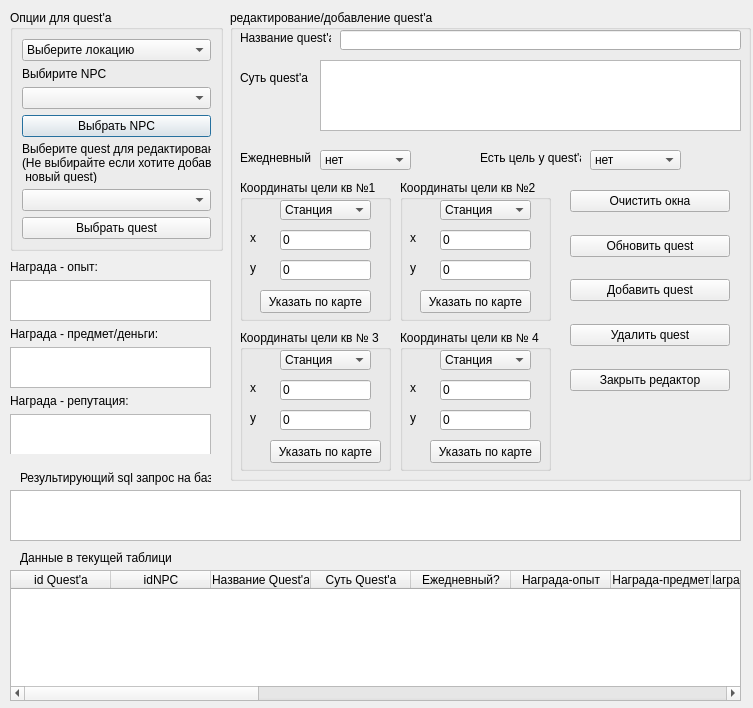
<?xml version="1.0" encoding="UTF-8"?>
<ui version="4.0">
 <class>EditDataBase</class>
 <widget class="QDialog" name="EditDataBase">
  <property name="geometry">
   <rect>
    <x>0</x>
    <y>0</y>
    <width>753</width>
    <height>708</height>
   </rect>
  </property>
  <property name="minimumSize">
   <size>
    <width>753</width>
    <height>708</height>
   </size>
  </property>
  <property name="maximumSize">
   <size>
    <width>753</width>
    <height>708</height>
   </size>
  </property>
  <property name="windowTitle">
   <string>Редактор quest'ов</string>
  </property>
  <property name="windowIcon">
   <iconset resource="infoco.qrc">
    <normaloff>:/img/sZOInfo.png</normaloff>:/img/sZOInfo.png</iconset>
  </property>
  <widget class="QGroupBox" name="groupBoxOptQuest">
   <property name="geometry">
    <rect>
     <x>10</x>
     <y>10</y>
     <width>213</width>
     <height>241</height>
    </rect>
   </property>
   <property name="title">
    <string>Опции для quest'a</string>
   </property>
   <layout class="QVBoxLayout" name="verticalLayout">
    <item>
     <widget class="QComboBox" name="comboBoxMap">
      <item>
       <property name="text">
        <string>Выберите локацию</string>
       </property>
      </item>
      <item>
       <property name="text">
        <string>Станция</string>
       </property>
      </item>
      <item>
       <property name="text">
        <string>Любеч</string>
       </property>
      </item>
      <item>
       <property name="text">
        <string>Любеч Лес</string>
       </property>
      </item>
      <item>
       <property name="text">
        <string>Визувий</string>
       </property>
      </item>
      <item>
       <property name="text">
        <string>Новая Земля</string>
       </property>
      </item>
      <item>
       <property name="text">
        <string>Тунгуска</string>
       </property>
      </item>
     </widget>
    </item>
    <item>
     <widget class="QLabel" name="label">
      <property name="text">
       <string>Выбирите NPC</string>
      </property>
     </widget>
    </item>
    <item>
     <widget class="QComboBox" name="comboBoxNpc"/>
    </item>
    <item>
     <widget class="QPushButton" name="ButtonNPC">
      <property name="text">
       <string>Выбрать NPC</string>
      </property>
     </widget>
    </item>
    <item>
     <widget class="QLabel" name="label_2">
      <property name="text">
       <string>Выберите quest для редактирования
(Не выбирайте если хотите добавить
 новый quest)</string>
      </property>
     </widget>
    </item>
    <item>
     <widget class="QComboBox" name="comboBoxQuest"/>
    </item>
    <item>
     <widget class="QPushButton" name="ButtonQuest">
      <property name="text">
       <string>Выбрать quest</string>
      </property>
     </widget>
    </item>
   </layout>
  </widget>
  <widget class="QGroupBox" name="groupBox">
   <property name="geometry">
    <rect>
     <x>230</x>
     <y>10</y>
     <width>521</width>
     <height>471</height>
    </rect>
   </property>
   <property name="title">
    <string>редактирование/добавление quest'a</string>
   </property>
   <widget class="QLineEdit" name="EditNameQuest">
    <property name="geometry">
     <rect>
      <x>110</x>
      <y>20</y>
      <width>401</width>
      <height>20</height>
     </rect>
    </property>
   </widget>
   <widget class="QLabel" name="label_3">
    <property name="geometry">
     <rect>
      <x>10</x>
      <y>20</y>
      <width>91</width>
      <height>16</height>
     </rect>
    </property>
    <property name="text">
     <string>Название quest'a</string>
    </property>
   </widget>
   <widget class="QTextEdit" name="textEditQuest">
    <property name="geometry">
     <rect>
      <x>90</x>
      <y>50</y>
      <width>421</width>
      <height>71</height>
     </rect>
    </property>
    <property name="frameShadow">
     <enum>QFrame::Plain</enum>
    </property>
    <property name="lineWidth">
     <number>1</number>
    </property>
    <property name="verticalScrollBarPolicy">
     <enum>Qt::ScrollBarAsNeeded</enum>
    </property>
    <property name="autoFormatting">
     <set>QTextEdit::AutoNone</set>
    </property>
    <property name="lineWrapMode">
     <enum>QTextEdit::NoWrap</enum>
    </property>
    <property name="readOnly">
     <bool>false</bool>
    </property>
    <property name="html">
     <string>&lt;!DOCTYPE HTML PUBLIC &quot;-//W3C//DTD HTML 4.0//EN&quot; &quot;http://www.w3.org/TR/REC-html40/strict.dtd&quot;&gt;
&lt;html&gt;&lt;head&gt;&lt;meta name=&quot;qrichtext&quot; content=&quot;1&quot; /&gt;&lt;style type=&quot;text/css&quot;&gt;
p, li { white-space: pre-wrap; }
&lt;/style&gt;&lt;/head&gt;&lt;body style=&quot; font-family:'MS Shell Dlg 2'; font-size:8.25pt; font-weight:400; font-style:normal;&quot;&gt;
&lt;p style=&quot;-qt-paragraph-type:empty; margin-top:0px; margin-bottom:0px; margin-left:0px; margin-right:0px; -qt-block-indent:0; text-indent:0px; font-size:8pt;&quot;&gt;&lt;br /&gt;&lt;/p&gt;&lt;/body&gt;&lt;/html&gt;</string>
    </property>
    <property name="acceptRichText">
     <bool>false</bool>
    </property>
    <property name="textInteractionFlags">
     <set>Qt::TextEditorInteraction</set>
    </property>
   </widget>
   <widget class="QLabel" name="label_4">
    <property name="geometry">
     <rect>
      <x>10</x>
      <y>60</y>
      <width>71</width>
      <height>16</height>
     </rect>
    </property>
    <property name="text">
     <string>Суть quest'a</string>
    </property>
   </widget>
   <widget class="QLabel" name="label_5">
    <property name="geometry">
     <rect>
      <x>10</x>
      <y>140</y>
      <width>71</width>
      <height>16</height>
     </rect>
    </property>
    <property name="text">
     <string>Ежедневный?</string>
    </property>
   </widget>
   <widget class="QGroupBox" name="groupBoxGeometr0">
    <property name="geometry">
     <rect>
      <x>10</x>
      <y>170</y>
      <width>151</width>
      <height>141</height>
     </rect>
    </property>
    <property name="title">
     <string>Координаты цели кв №1 </string>
    </property>
    <widget class="QComboBox" name="comboBoxMap0">
     <property name="geometry">
      <rect>
       <x>40</x>
       <y>20</y>
       <width>91</width>
       <height>20</height>
      </rect>
     </property>
     <item>
      <property name="text">
       <string>Станция</string>
      </property>
     </item>
     <item>
      <property name="text">
       <string>Любеч</string>
      </property>
     </item>
     <item>
      <property name="text">
       <string>Любеч Лес</string>
      </property>
     </item>
     <item>
      <property name="text">
       <string>Визувий</string>
      </property>
     </item>
     <item>
      <property name="text">
       <string>Новая Земля</string>
      </property>
     </item>
     <item>
      <property name="text">
       <string>Тунгуска</string>
      </property>
     </item>
    </widget>
    <widget class="QLineEdit" name="EditX0">
     <property name="geometry">
      <rect>
       <x>40</x>
       <y>50</y>
       <width>91</width>
       <height>20</height>
      </rect>
     </property>
     <property name="text">
      <string>0</string>
     </property>
    </widget>
    <widget class="QLineEdit" name="EditY0">
     <property name="geometry">
      <rect>
       <x>40</x>
       <y>80</y>
       <width>91</width>
       <height>20</height>
      </rect>
     </property>
     <property name="text">
      <string>0</string>
     </property>
    </widget>
    <widget class="QLabel" name="label_6">
     <property name="geometry">
      <rect>
       <x>10</x>
       <y>50</y>
       <width>16</width>
       <height>16</height>
      </rect>
     </property>
     <property name="text">
      <string>x</string>
     </property>
    </widget>
    <widget class="QLabel" name="label_7">
     <property name="geometry">
      <rect>
       <x>10</x>
       <y>80</y>
       <width>16</width>
       <height>16</height>
      </rect>
     </property>
     <property name="text">
      <string>y</string>
     </property>
    </widget>
    <widget class="QPushButton" name="ButtonGeometr0">
     <property name="geometry">
      <rect>
       <x>20</x>
       <y>110</y>
       <width>111</width>
       <height>23</height>
      </rect>
     </property>
     <property name="text">
      <string>Указать по карте</string>
     </property>
    </widget>
   </widget>
   <widget class="QGroupBox" name="groupBoxGeometr1">
    <property name="geometry">
     <rect>
      <x>170</x>
      <y>170</y>
      <width>151</width>
      <height>141</height>
     </rect>
    </property>
    <property name="title">
     <string>Координаты цели кв №2 </string>
    </property>
    <widget class="QComboBox" name="comboBoxMap1">
     <property name="geometry">
      <rect>
       <x>40</x>
       <y>20</y>
       <width>91</width>
       <height>20</height>
      </rect>
     </property>
     <item>
      <property name="text">
       <string>Станция</string>
      </property>
     </item>
     <item>
      <property name="text">
       <string>Любеч</string>
      </property>
     </item>
     <item>
      <property name="text">
       <string>Любеч Лес</string>
      </property>
     </item>
     <item>
      <property name="text">
       <string>Визувий</string>
      </property>
     </item>
     <item>
      <property name="text">
       <string>Новая Земля</string>
      </property>
     </item>
     <item>
      <property name="text">
       <string>Тунгуска</string>
      </property>
     </item>
    </widget>
    <widget class="QLineEdit" name="EditX1">
     <property name="geometry">
      <rect>
       <x>40</x>
       <y>50</y>
       <width>91</width>
       <height>20</height>
      </rect>
     </property>
     <property name="text">
      <string>0</string>
     </property>
    </widget>
    <widget class="QLineEdit" name="EditY1">
     <property name="geometry">
      <rect>
       <x>40</x>
       <y>80</y>
       <width>91</width>
       <height>20</height>
      </rect>
     </property>
     <property name="text">
      <string>0</string>
     </property>
    </widget>
    <widget class="QLabel" name="label_8">
     <property name="geometry">
      <rect>
       <x>10</x>
       <y>50</y>
       <width>16</width>
       <height>16</height>
      </rect>
     </property>
     <property name="text">
      <string>x</string>
     </property>
    </widget>
    <widget class="QLabel" name="label_9">
     <property name="geometry">
      <rect>
       <x>10</x>
       <y>80</y>
       <width>16</width>
       <height>16</height>
      </rect>
     </property>
     <property name="text">
      <string>y</string>
     </property>
    </widget>
    <widget class="QPushButton" name="ButtonGeometr1">
     <property name="geometry">
      <rect>
       <x>20</x>
       <y>110</y>
       <width>111</width>
       <height>23</height>
      </rect>
     </property>
     <property name="text">
      <string>Указать по карте</string>
     </property>
    </widget>
   </widget>
   <widget class="QGroupBox" name="groupBoxGeometr2">
    <property name="geometry">
     <rect>
      <x>10</x>
      <y>320</y>
      <width>151</width>
      <height>141</height>
     </rect>
    </property>
    <property name="title">
     <string>Координаты цели кв № 3</string>
    </property>
    <widget class="QComboBox" name="comboBoxMap2">
     <property name="geometry">
      <rect>
       <x>40</x>
       <y>20</y>
       <width>91</width>
       <height>20</height>
      </rect>
     </property>
     <item>
      <property name="text">
       <string>Станция</string>
      </property>
     </item>
     <item>
      <property name="text">
       <string>Любеч</string>
      </property>
     </item>
     <item>
      <property name="text">
       <string>Любеч Лес</string>
      </property>
     </item>
     <item>
      <property name="text">
       <string>Визувий</string>
      </property>
     </item>
     <item>
      <property name="text">
       <string>Новая Земля</string>
      </property>
     </item>
     <item>
      <property name="text">
       <string>Тунгуска</string>
      </property>
     </item>
    </widget>
    <widget class="QLineEdit" name="EditX2">
     <property name="geometry">
      <rect>
       <x>40</x>
       <y>50</y>
       <width>91</width>
       <height>20</height>
      </rect>
     </property>
     <property name="text">
      <string>0</string>
     </property>
    </widget>
    <widget class="QLineEdit" name="EditY2">
     <property name="geometry">
      <rect>
       <x>40</x>
       <y>80</y>
       <width>91</width>
       <height>20</height>
      </rect>
     </property>
     <property name="text">
      <string>0</string>
     </property>
    </widget>
    <widget class="QLabel" name="label_10">
     <property name="geometry">
      <rect>
       <x>10</x>
       <y>50</y>
       <width>16</width>
       <height>16</height>
      </rect>
     </property>
     <property name="text">
      <string>x</string>
     </property>
    </widget>
    <widget class="QLabel" name="label_11">
     <property name="geometry">
      <rect>
       <x>10</x>
       <y>80</y>
       <width>16</width>
       <height>16</height>
      </rect>
     </property>
     <property name="text">
      <string>y</string>
     </property>
    </widget>
    <widget class="QPushButton" name="ButtonGeometr2">
     <property name="geometry">
      <rect>
       <x>30</x>
       <y>110</y>
       <width>111</width>
       <height>23</height>
      </rect>
     </property>
     <property name="text">
      <string>Указать по карте</string>
     </property>
    </widget>
   </widget>
   <widget class="QGroupBox" name="groupBoxGeometr3">
    <property name="geometry">
     <rect>
      <x>170</x>
      <y>320</y>
      <width>151</width>
      <height>141</height>
     </rect>
    </property>
    <property name="title">
     <string>Координаты цели кв № 4</string>
    </property>
    <widget class="QComboBox" name="comboBoxMap3">
     <property name="geometry">
      <rect>
       <x>40</x>
       <y>20</y>
       <width>91</width>
       <height>20</height>
      </rect>
     </property>
     <item>
      <property name="text">
       <string>Станция</string>
      </property>
     </item>
     <item>
      <property name="text">
       <string>Любеч</string>
      </property>
     </item>
     <item>
      <property name="text">
       <string>Любеч Лес</string>
      </property>
     </item>
     <item>
      <property name="text">
       <string>Визувий</string>
      </property>
     </item>
     <item>
      <property name="text">
       <string>Новая Земля</string>
      </property>
     </item>
     <item>
      <property name="text">
       <string>Тунгуска</string>
      </property>
     </item>
    </widget>
    <widget class="QLineEdit" name="EditX3">
     <property name="geometry">
      <rect>
       <x>40</x>
       <y>50</y>
       <width>91</width>
       <height>20</height>
      </rect>
     </property>
     <property name="text">
      <string>0</string>
     </property>
    </widget>
    <widget class="QLineEdit" name="EditY3">
     <property name="geometry">
      <rect>
       <x>40</x>
       <y>80</y>
       <width>91</width>
       <height>20</height>
      </rect>
     </property>
     <property name="text">
      <string>0</string>
     </property>
    </widget>
    <widget class="QLabel" name="label_12">
     <property name="geometry">
      <rect>
       <x>10</x>
       <y>50</y>
       <width>16</width>
       <height>16</height>
      </rect>
     </property>
     <property name="text">
      <string>x</string>
     </property>
    </widget>
    <widget class="QLabel" name="label_13">
     <property name="geometry">
      <rect>
       <x>10</x>
       <y>80</y>
       <width>16</width>
       <height>16</height>
      </rect>
     </property>
     <property name="text">
      <string>y</string>
     </property>
    </widget>
    <widget class="QPushButton" name="ButtonGeometr3">
     <property name="geometry">
      <rect>
       <x>30</x>
       <y>110</y>
       <width>111</width>
       <height>23</height>
      </rect>
     </property>
     <property name="text">
      <string>Указать по карте</string>
     </property>
    </widget>
   </widget>
   <widget class="QComboBox" name="comboBoxGoalQuest">
    <property name="geometry">
     <rect>
      <x>360</x>
      <y>140</y>
      <width>91</width>
      <height>20</height>
     </rect>
    </property>
    <item>
     <property name="text">
      <string>нет</string>
     </property>
    </item>
    <item>
     <property name="text">
      <string>да</string>
     </property>
    </item>
   </widget>
   <widget class="QLabel" name="label_14">
    <property name="geometry">
     <rect>
      <x>250</x>
      <y>140</y>
      <width>101</width>
      <height>16</height>
     </rect>
    </property>
    <property name="text">
     <string>Есть цель у quest'a?</string>
    </property>
   </widget>
   <widget class="QWidget" name="verticalLayoutWidget">
    <property name="geometry">
     <rect>
      <x>340</x>
      <y>180</y>
      <width>160</width>
      <height>201</height>
     </rect>
    </property>
    <layout class="QVBoxLayout" name="verticalLayout_2">
     <item>
      <widget class="QPushButton" name="ButtonClear">
       <property name="text">
        <string>Очистить окна</string>
       </property>
      </widget>
     </item>
     <item>
      <spacer name="verticalSpacer">
       <property name="orientation">
        <enum>Qt::Vertical</enum>
       </property>
       <property name="sizeHint" stdset="0">
        <size>
         <width>20</width>
         <height>40</height>
        </size>
       </property>
      </spacer>
     </item>
     <item>
      <widget class="QPushButton" name="ButtonEditQuest">
       <property name="text">
        <string>Обновить quest</string>
       </property>
      </widget>
     </item>
     <item>
      <spacer name="verticalSpacer_2">
       <property name="orientation">
        <enum>Qt::Vertical</enum>
       </property>
       <property name="sizeHint" stdset="0">
        <size>
         <width>20</width>
         <height>40</height>
        </size>
       </property>
      </spacer>
     </item>
     <item>
      <widget class="QPushButton" name="ButtonAddQuest">
       <property name="text">
        <string>Добавить quest</string>
       </property>
      </widget>
     </item>
     <item>
      <spacer name="verticalSpacer_3">
       <property name="orientation">
        <enum>Qt::Vertical</enum>
       </property>
       <property name="sizeHint" stdset="0">
        <size>
         <width>20</width>
         <height>40</height>
        </size>
       </property>
      </spacer>
     </item>
     <item>
      <widget class="QPushButton" name="ButtonDeleteQuest">
       <property name="text">
        <string>Удалить quest</string>
       </property>
      </widget>
     </item>
     <item>
      <spacer name="verticalSpacer_4">
       <property name="orientation">
        <enum>Qt::Vertical</enum>
       </property>
       <property name="sizeHint" stdset="0">
        <size>
         <width>20</width>
         <height>40</height>
        </size>
       </property>
      </spacer>
     </item>
     <item>
      <widget class="QPushButton" name="ButtonClose">
       <property name="text">
        <string>Закрыть редактор</string>
       </property>
      </widget>
     </item>
    </layout>
   </widget>
   <widget class="QComboBox" name="comboBoxDalyQuest">
    <property name="geometry">
     <rect>
      <x>90</x>
      <y>140</y>
      <width>91</width>
      <height>20</height>
     </rect>
    </property>
    <item>
     <property name="text">
      <string>нет</string>
     </property>
    </item>
    <item>
     <property name="text">
      <string>да</string>
     </property>
    </item>
   </widget>
  </widget>
  <widget class="QWidget" name="verticalLayoutWidget_2">
   <property name="geometry">
    <rect>
     <x>10</x>
     <y>260</y>
     <width>203</width>
     <height>194</height>
    </rect>
   </property>
   <layout class="QVBoxLayout" name="verticalLayout_3">
    <item>
     <widget class="QLabel" name="label_15">
      <property name="text">
       <string>Награда - опыт:</string>
      </property>
     </widget>
    </item>
    <item>
     <widget class="QTextEdit" name="textEditExp">
      <property name="minimumSize">
       <size>
        <width>201</width>
        <height>41</height>
       </size>
      </property>
      <property name="maximumSize">
       <size>
        <width>201</width>
        <height>41</height>
       </size>
      </property>
      <property name="html">
       <string>&lt;!DOCTYPE HTML PUBLIC &quot;-//W3C//DTD HTML 4.0//EN&quot; &quot;http://www.w3.org/TR/REC-html40/strict.dtd&quot;&gt;
&lt;html&gt;&lt;head&gt;&lt;meta name=&quot;qrichtext&quot; content=&quot;1&quot; /&gt;&lt;style type=&quot;text/css&quot;&gt;
p, li { white-space: pre-wrap; }
&lt;/style&gt;&lt;/head&gt;&lt;body style=&quot; font-family:'MS Shell Dlg 2'; font-size:8.25pt; font-weight:400; font-style:normal;&quot;&gt;
&lt;p style=&quot;-qt-paragraph-type:empty; margin-top:0px; margin-bottom:0px; margin-left:0px; margin-right:0px; -qt-block-indent:0; text-indent:0px; font-size:8pt;&quot;&gt;&lt;br /&gt;&lt;/p&gt;&lt;/body&gt;&lt;/html&gt;</string>
      </property>
     </widget>
    </item>
    <item>
     <widget class="QLabel" name="label_16">
      <property name="text">
       <string>Награда - предмет/деньги:</string>
      </property>
     </widget>
    </item>
    <item>
     <widget class="QTextEdit" name="textEditItem">
      <property name="minimumSize">
       <size>
        <width>201</width>
        <height>41</height>
       </size>
      </property>
      <property name="maximumSize">
       <size>
        <width>201</width>
        <height>41</height>
       </size>
      </property>
      <property name="html">
       <string>&lt;!DOCTYPE HTML PUBLIC &quot;-//W3C//DTD HTML 4.0//EN&quot; &quot;http://www.w3.org/TR/REC-html40/strict.dtd&quot;&gt;
&lt;html&gt;&lt;head&gt;&lt;meta name=&quot;qrichtext&quot; content=&quot;1&quot; /&gt;&lt;style type=&quot;text/css&quot;&gt;
p, li { white-space: pre-wrap; }
&lt;/style&gt;&lt;/head&gt;&lt;body style=&quot; font-family:'MS Shell Dlg 2'; font-size:8.25pt; font-weight:400; font-style:normal;&quot;&gt;
&lt;p style=&quot;-qt-paragraph-type:empty; margin-top:0px; margin-bottom:0px; margin-left:0px; margin-right:0px; -qt-block-indent:0; text-indent:0px; font-size:8pt;&quot;&gt;&lt;br /&gt;&lt;/p&gt;&lt;/body&gt;&lt;/html&gt;</string>
      </property>
     </widget>
    </item>
    <item>
     <widget class="QLabel" name="label_17">
      <property name="text">
       <string>Награда - репутация:</string>
      </property>
     </widget>
    </item>
    <item>
     <widget class="QTextEdit" name="textEditRep">
      <property name="minimumSize">
       <size>
        <width>201</width>
        <height>41</height>
       </size>
      </property>
      <property name="maximumSize">
       <size>
        <width>201</width>
        <height>41</height>
       </size>
      </property>
      <property name="html">
       <string>&lt;!DOCTYPE HTML PUBLIC &quot;-//W3C//DTD HTML 4.0//EN&quot; &quot;http://www.w3.org/TR/REC-html40/strict.dtd&quot;&gt;
&lt;html&gt;&lt;head&gt;&lt;meta name=&quot;qrichtext&quot; content=&quot;1&quot; /&gt;&lt;style type=&quot;text/css&quot;&gt;
p, li { white-space: pre-wrap; }
&lt;/style&gt;&lt;/head&gt;&lt;body style=&quot; font-family:'MS Shell Dlg 2'; font-size:8.25pt; font-weight:400; font-style:normal;&quot;&gt;
&lt;p style=&quot;-qt-paragraph-type:empty; margin-top:0px; margin-bottom:0px; margin-left:0px; margin-right:0px; -qt-block-indent:0; text-indent:0px; font-size:8pt;&quot;&gt;&lt;br /&gt;&lt;/p&gt;&lt;/body&gt;&lt;/html&gt;</string>
      </property>
     </widget>
    </item>
   </layout>
  </widget>
  <widget class="QTextEdit" name="textEditResultSQL">
   <property name="geometry">
    <rect>
     <x>10</x>
     <y>490</y>
     <width>731</width>
     <height>51</height>
    </rect>
   </property>
   <property name="frameShadow">
    <enum>QFrame::Plain</enum>
   </property>
   <property name="lineWidth">
    <number>1</number>
   </property>
   <property name="verticalScrollBarPolicy">
    <enum>Qt::ScrollBarAsNeeded</enum>
   </property>
   <property name="autoFormatting">
    <set>QTextEdit::AutoNone</set>
   </property>
   <property name="lineWrapMode">
    <enum>QTextEdit::NoWrap</enum>
   </property>
   <property name="readOnly">
    <bool>false</bool>
   </property>
   <property name="html">
    <string>&lt;!DOCTYPE HTML PUBLIC &quot;-//W3C//DTD HTML 4.0//EN&quot; &quot;http://www.w3.org/TR/REC-html40/strict.dtd&quot;&gt;
&lt;html&gt;&lt;head&gt;&lt;meta name=&quot;qrichtext&quot; content=&quot;1&quot; /&gt;&lt;style type=&quot;text/css&quot;&gt;
p, li { white-space: pre-wrap; }
&lt;/style&gt;&lt;/head&gt;&lt;body style=&quot; font-family:'MS Shell Dlg 2'; font-size:8.25pt; font-weight:400; font-style:normal;&quot;&gt;
&lt;p style=&quot;-qt-paragraph-type:empty; margin-top:0px; margin-bottom:0px; margin-left:0px; margin-right:0px; -qt-block-indent:0; text-indent:0px; font-size:8pt;&quot;&gt;&lt;br /&gt;&lt;/p&gt;&lt;/body&gt;&lt;/html&gt;</string>
   </property>
   <property name="acceptRichText">
    <bool>false</bool>
   </property>
   <property name="textInteractionFlags">
    <set>Qt::TextEditorInteraction</set>
   </property>
  </widget>
  <widget class="QLabel" name="label_18">
   <property name="geometry">
    <rect>
     <x>20</x>
     <y>470</y>
     <width>191</width>
     <height>16</height>
    </rect>
   </property>
   <property name="text">
    <string>Результирующий sql запрос на базу:</string>
   </property>
  </widget>
  <widget class="QLabel" name="label_19">
   <property name="geometry">
    <rect>
     <x>20</x>
     <y>550</y>
     <width>191</width>
     <height>16</height>
    </rect>
   </property>
   <property name="text">
    <string>Данные в текущей таблици</string>
   </property>
  </widget>
  <widget class="QTableWidget" name="tableWidget">
   <property name="geometry">
    <rect>
     <x>10</x>
     <y>570</y>
     <width>731</width>
     <height>131</height>
    </rect>
   </property>
   <column>
    <property name="text">
     <string>id Quest'a</string>
    </property>
   </column>
   <column>
    <property name="text">
     <string>idNPC</string>
    </property>
   </column>
   <column>
    <property name="text">
     <string>Название Quest'a</string>
    </property>
   </column>
   <column>
    <property name="text">
     <string>Суть Quest'a</string>
    </property>
   </column>
   <column>
    <property name="text">
     <string>Ежедневный?</string>
    </property>
   </column>
   <column>
    <property name="text">
     <string>Награда-опыт</string>
    </property>
   </column>
   <column>
    <property name="text">
     <string>Награда-предмет</string>
    </property>
   </column>
   <column>
    <property name="text">
     <string>Награда-репутация</string>
    </property>
   </column>
   <column>
    <property name="text">
     <string>х№1</string>
    </property>
   </column>
   <column>
    <property name="text">
     <string>у№1</string>
    </property>
   </column>
   <column>
    <property name="text">
     <string>х№2</string>
    </property>
   </column>
   <column>
    <property name="text">
     <string>у№2</string>
    </property>
   </column>
   <column>
    <property name="text">
     <string>х№3</string>
    </property>
   </column>
   <column>
    <property name="text">
     <string>у№3</string>
    </property>
   </column>
   <column>
    <property name="text">
     <string>х№4</string>
    </property>
   </column>
   <column>
    <property name="text">
     <string>у№4</string>
    </property>
   </column>
   <column>
    <property name="text">
     <string>карта№1</string>
    </property>
   </column>
   <column>
    <property name="text">
     <string>карта№2</string>
    </property>
   </column>
   <column>
    <property name="text">
     <string>карта№3</string>
    </property>
   </column>
   <column>
    <property name="text">
     <string>карта№4</string>
    </property>
   </column>
   <column>
    <property name="text">
     <string>Цель Questa'a</string>
    </property>
   </column>
  </widget>
 </widget>
 <resources>
  <include location="infoco.qrc"/>
 </resources>
 <connections/>
</ui>
